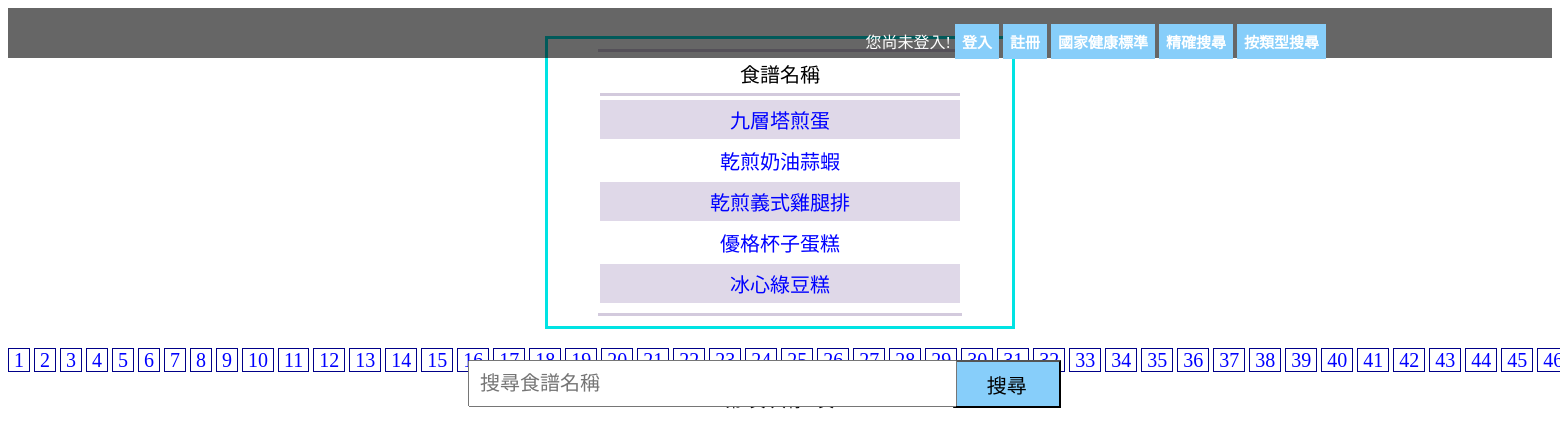
Page /searchResult.php?p=2 on the committed database.
### searchResult.php (the view, shortened to what this page needs)
<?php
include("home.php") ;
$mysqli -> query('set names utf8');
if(!isset($_POST['searchName']))
{
    $ss = $_POST['searchName'];
    $get = "select * from 食譜 where 菜名 like'%$ss%'";
    $data = $mysqli ->query($get);
    $number= 5 ;
    $total = mysqli_num_rows($data);
    $pages = ceil($total/$number);
}
if(!isset($_GET['p']))
{
    $p=1;
    $_SESSION['getP'] = $p;
}
else
{
    $p = $_GET['p'];
}
$s = $_SESSION['searchKeyWord'];
$start=($p-1)*$number;
$set = "select 菜名 from 食譜 where 菜名 like'%$s%' limit $start , $number";
$data = $mysqli ->query($set);
?>
<!DOCTYPE html>
<html lang = "en">
<head>
</head>
<body>
    <?php
    echo '<center><div class = "frame"><table>';
    echo '<thead><tr>';
    echo '<td>食譜名稱</td></tr></thead><tbody>';?>
    <?php
    for($i=1;$i<=mysqli_num_rows($data);$i++)
    {
        echo '<tr>';
        while($check = $data->fetch_object())
        {
            echo '<tr><td><a class = "searchResult" href=recipe.php?recipe="'.$check -> 菜名.'">'.$check -> 菜名.'</a></td>';
        }
        echo '</tr>';
    }
    echo '</tbody></table></div></center>';
    ?>
<p style="text-align: center">
    <?php
    for($i=1;$i<=$pages;$i++)
    {
        echo "<a class = 'searchResult' style = 'border: 1.5px #000088 solid;'href=searchResult.php?p=$i>"."&nbsp;".$i."&nbsp;"."</a>";
    }
    ?>
</p>
<p style="text-align: center">第<?php echo $p?>頁/共有<?php echo $pages?>頁</p>
</body>
</html>

### style.css (style rules this page uses)
a { color: white; text-decoration: none; }
p { font-family: DFKai-sb; }
div.frame { border-style: solid; border-color: #00e3e3; margin-top: 10px; display: inline-block; width: 30%; font-family: DFKai-sb; }
table thead tr td { border-bottom-style: solid; border-bottom-color: rgb(211, 202, 221); font-size: 20px; font-family: DFKai-sb; }
table { margin-top: 10px; margin-bottom: 10px; border-top-style: solid; border-top-color: rgb(211, 202, 221); border-bottom-style: solid; border-bottom-color: rgb(211, 202, 221); }
table tbody tr:nth-child(even) { background-color: rgb(223, 216, 232) }
table td { padding: 5px 110px; text-align: center; }
a.searchResult { color: blue; font-family: DFKai-sb; font-size: 20px; }

### rows in the picture
食譜: 菜名 "九層塔煎蛋"
食譜: 菜名 "乾煎奶油蒜蝦"
食譜: 菜名 "乾煎義式雞腿排"
食譜: 菜名 "優格杯子蛋糕"
食譜: 菜名 "冰心綠豆糕"
